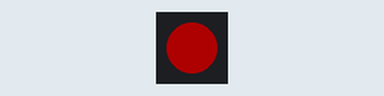
The program below on a simulated MicroPython board. Shown: 1 RGB LEDs in strip order, left to right. Dim RGB values are drawn brighter than linear; library files of the repository ran but are not shown: boot.py; what the program prints to the serial console is not drawn.

Above: at 0.02 s.
At 0.62 s:
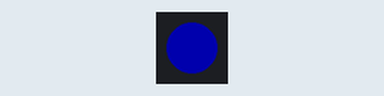
At 1.22 s:
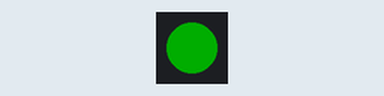
At 2.57 s:
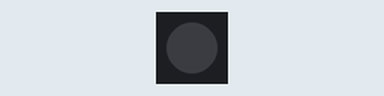
Timing chart, 0 to 3.0 s (numbered marks = the images above):
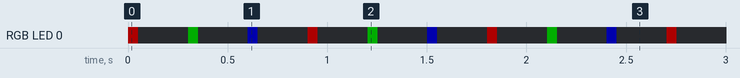

The program:

main.py
```python
from machine import SoftSPI, Pin
import tinypico as TinyPICO
from dotstar import DotStar
import time, random, micropython, gc

spi = SoftSPI(sck=Pin(TinyPICO.DOTSTAR_CLK), mosi=Pin(TinyPICO.DOTSTAR_DATA), miso=Pin(TinyPICO.SPI_MISO))
dotstar = DotStar(spi, 1, brightness=0.1) # Just one DotStar, 10% brightness
TinyPICO.set_dotstar_power(True)

print("\nHello from TinyPICO!")
print("--------------------\n")

# Show some info on boot
print("Battery Voltage is {}V".format(TinyPICO.get_battery_voltage()))
print("Battery Charge State is {}\n".format(TinyPICO.get_battery_charging()))

while True:
    dotstar[0] = (50, 0, 0, 1)
    time.sleep_ms(50)

    dotstar[0] = (0, 0, 0, 10)
    time.sleep_ms(250)

    dotstar[0] = (0, 50, 0, 1)
    time.sleep_ms(50)

    dotstar[0] = (0, 0, 0, 10)
    time.sleep_ms(250)

    dotstar[0] = (0, 0, 50, 1)
    time.sleep_ms(50)

    dotstar[0] = (0, 0, 0, 10)
    time.sleep_ms(250)
```

Measured:
- by itself, RGB LED 0: repeats every 0.90 s: off 0.25 s, RGB(0, 50, 0) 0.05 s, off 0.25 s, RGB(0, 0, 50) 0.05 s, off 0.25 s, RGB(50, 0, 0) 0.05 s
- by itself, everything shown: repeats every 0.90 s, in 6 steps
